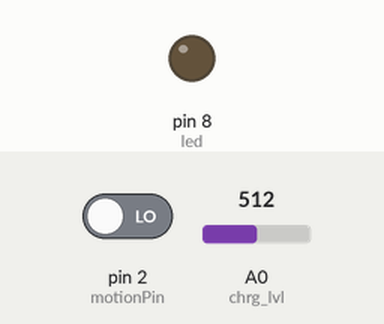
Bench run of a program on a simulated Arduino Pro Mini, built with avr-gcc and run on an emulated ATmega328P. Parts: output pins drawn as LEDs (lit = HIGH). The inputs (shaded band) are chosen by the test bench; at power-on: pin 2 (motionPin) LOW, A0 (chrg_lvl) = 512. Sleep ends after the set time or at an interrupt; no radio packets arrive unless stated.

Above: at 10.1 s.
10.2 s: pin 2 (motionPin) driven HIGH
At 11.1 s:
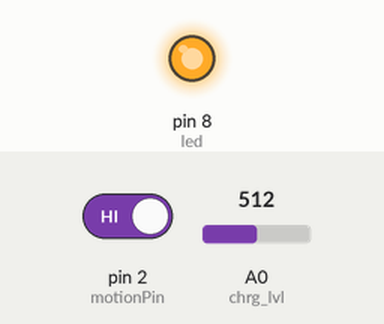
11.7 s: pin 2 (motionPin) driven LOW
At 15.0 s:
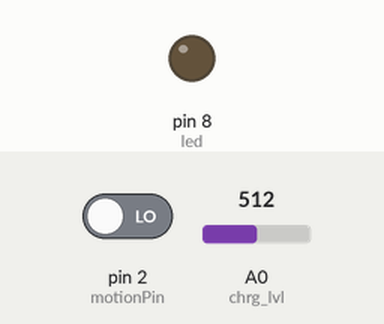
Timing chart, 0 to 16.5 s (numbered marks = the images above; inputs shaded):
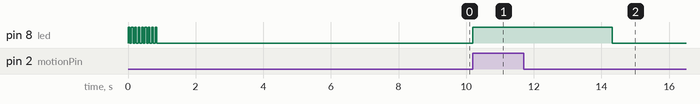

The program:

main.cpp
```cpp
#include <Arduino.h>
#include <avr/interrupt.h>
#include <avr/power.h>
#include <avr/sleep.h>

#include <SPI.h>
#include <LoRa.h>

#define csPin A2
#define resetPin A1
#define irqPin 3 //this is interrupt 1, for the radio receiver

#define led 8
#define button A3

// These are the jumper pins for address selecting
#define jumpone 7
#define jumptwo 5
#define jumpthree 6

int chrg_lvl = A0;

int localAddress;       //the radio address to be set by a function that reads jumpers or dip switches
int motionPin = 2;      // this is interrupt 0, for the motion sensor. It is pulled low by 100k
int wakedelay = 4000;   //stay awake for 4 seconds before re-enabling interrupt and going back to sleep
int counter = 0;
byte destination = 0x25;

String const motAlert = "MOT";

int battVolt; //ADC reading of battery voltage, through a 100k-100k voltage divider
bool battlow = false; // a variable to pass to the motion alert interrupt. It will append a message that the battery is low if it is below 10%

void getaddr()           //read dip switches to determine device address on startup
  {
  //byte jumperArray[3];
  localAddress = 0x28;   //temporarily hard coding this for testing
  }


void errorBlink() //blink the led if the radio hangs. LoRa.endPacket() returns 1 if successful, 0 if error.
{
  for (int i = 0; i<21 ; i++)
  {
    digitalWrite(led, HIGH);
    delay(100);
    digitalWrite(led, LOW);
    delay(100);
  }
}

void wakeUp() // ISR to send message when motion detected
{
  sleep_disable();
  detachInterrupt(digitalPinToInterrupt(motionPin));
}

void motion_alert() //Send the motion detected message.
  {
    // send packet
    LoRa.beginPacket();                   // start packet
    LoRa.write(destination);              // add destination address
    LoRa.write(localAddress);             // add sender address
    LoRa.write(1);                        // add message ID
    LoRa.write(motAlert.length());        // add payload length
    LoRa.print(motAlert);                 // add payload
    if (!LoRa.endPacket())
    {
      errorBlink();
    }
  }

void sleepNow()
  {
   //Serial.println("going to sleep.");
   set_sleep_mode(SLEEP_MODE_PWR_DOWN);   // sleep mode is set here
   noInterrupts();
   sleep_enable();          // enables the sleep bit in the mcucr register so sleep is possible. just a safety pin
   attachInterrupt(digitalPinToInterrupt(motionPin), wakeUp, RISING);
   delay(10);
   interrupts();
   sleep_cpu(); // trying sleep_cpu instead of sleep_mode
   //sleep_mode();            // here the device is actually put to sleep.
  }

void batteryVoltage() // get a read on the battery level, convert to percentage and set batt_low flag if it is below 10%
{
  //Serial.println("Battery Voltage function");
  battVolt = analogRead(chrg_lvl) * 2; //battery level as read through the 100k-100k voltage divider
  //Serial.print("Divider is: "); Serial.println(divider);
  if (battVolt <= 800) {battlow = true;} // Low battery will probably be around 3.1 volts, but we'll set this flag when the battery is just slightly drained for testing purposes
  else {battlow = false;}
}

 void batteryAlert()
{
    String battMessage = "BATT: "  +  (String)battVolt;
    LoRa.beginPacket();                   // start packet
    LoRa.write(destination);              // add destination address
    LoRa.write(localAddress);             // add sender address
    LoRa.write(9);                        // add message ID
    LoRa.write(battMessage.length());     // add payload length
    LoRa.print(battMessage);              // add payload
    if (!LoRa.endPacket())
    {
      errorBlink();
    }                                     // finish packet and send it
}


void setup() {
  LoRa.setPins(csPin, resetPin, irqPin);

  pinMode(chrg_lvl, INPUT);
  pinMode(led, OUTPUT);

  for (int i = 0; i<9; i++) //blink led on startup
  {
    digitalWrite(led, HIGH);
    delay(50);
    digitalWrite(led, LOW);
    delay(50);
  }

  pinMode(jumpone, INPUT_PULLUP);
  pinMode(jumptwo, INPUT_PULLUP);
  pinMode(jumpthree, INPUT_PULLUP);
  getaddr(); //get the address set for the LORA radio

  pinMode(motionPin, INPUT); //has external pulldown resistor

  if (!LoRa.begin(430E6)) {
    errorBlink();
  }
  batteryVoltage(); //temporary to give an idea of battery power on startup
  batteryAlert();
  delay(8000);   //Wait a bit after startup for user to move out of the way

}


void loop() {
  delay(100);
  sleepNow(); // no more motion detected. Going to sleep
  while (digitalRead(motionPin) == HIGH) //after waking up and sending the motion packet, check again for motion. If the sensor pin is still high, don't go back to sleep- send another packet!
  {
    digitalWrite(led, HIGH);            //you can turn on the LED here if you wish for testing the motion sensor.
    motion_alert();
    batteryVoltage();
    batteryAlert();                     // battery alert will only happen when low eventually. Transmit every time for now to get an idea of battery discharge profile.
    delay(wakedelay);
    digitalWrite(led, LOW);
  }
  //batteryvoltage();                  // check battery voltage. if below threshold, send low voltage alert.
  //if (battlow == true){batteryAlert();}
}
```

Measured:
- after the input at 10.2 s, pin 8 (led): LOW → HIGH at once
- after the input at 11.7 s, pin 8 (led): HIGH → LOW after 2.6 s
